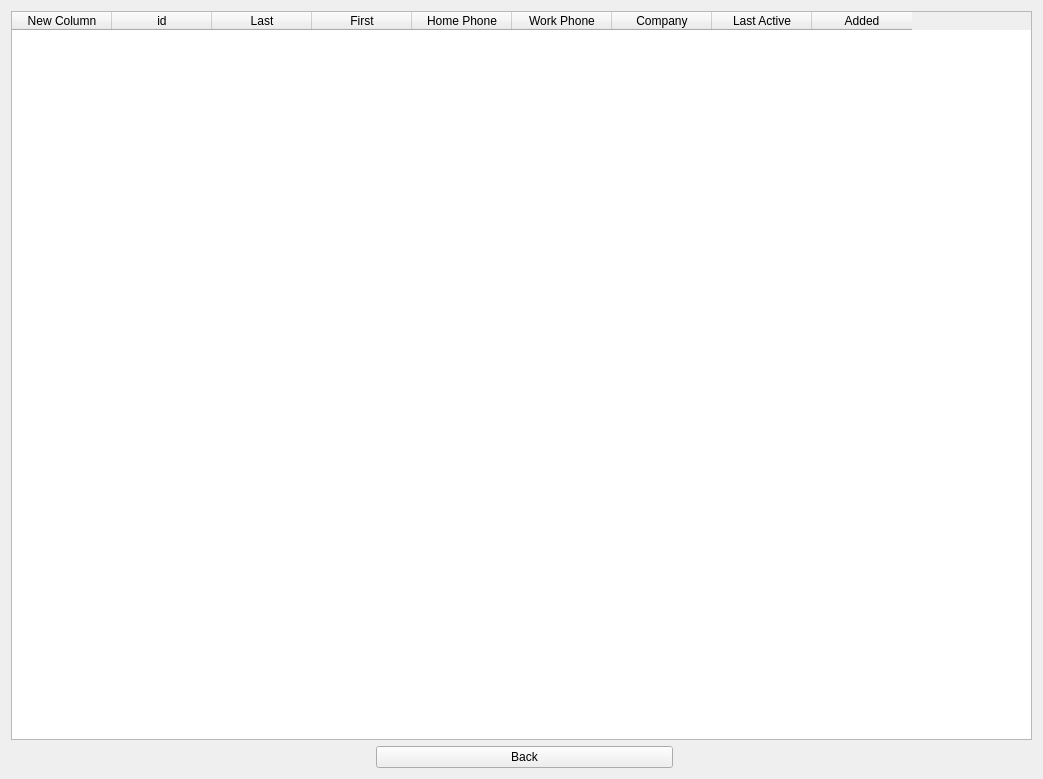
<?xml version="1.0" encoding="UTF-8"?>
<ui version="4.0">
 <class>Form</class>
 <widget class="QWidget" name="Form">
  <property name="geometry">
   <rect>
    <x>0</x>
    <y>0</y>
    <width>1043</width>
    <height>779</height>
   </rect>
  </property>
  <property name="windowTitle">
   <string>Form</string>
  </property>
  <layout class="QGridLayout" name="gridLayout">
   <item row="0" column="0" colspan="4">
    <widget class="QTableWidget" name="data_table">
     <column>
      <property name="text">
       <string>New Column</string>
      </property>
     </column>
     <column>
      <property name="text">
       <string>id</string>
      </property>
     </column>
     <column>
      <property name="text">
       <string>Last</string>
      </property>
     </column>
     <column>
      <property name="text">
       <string>First</string>
      </property>
     </column>
     <column>
      <property name="text">
       <string>Home Phone</string>
      </property>
     </column>
     <column>
      <property name="text">
       <string>Work Phone</string>
      </property>
     </column>
     <column>
      <property name="text">
       <string>Company</string>
      </property>
     </column>
     <column>
      <property name="text">
       <string>Last Active</string>
      </property>
     </column>
     <column>
      <property name="text">
       <string>Added</string>
      </property>
     </column>
    </widget>
   </item>
   <item row="1" column="0">
    <spacer name="horizontalSpacer_2">
     <property name="orientation">
      <enum>Qt::Horizontal</enum>
     </property>
     <property name="sizeType">
      <enum>QSizePolicy::Expanding</enum>
     </property>
     <property name="sizeHint" stdset="0">
      <size>
       <width>353</width>
       <height>20</height>
      </size>
     </property>
    </spacer>
   </item>
   <item row="1" column="3">
    <spacer name="horizontalSpacer">
     <property name="orientation">
      <enum>Qt::Horizontal</enum>
     </property>
     <property name="sizeType">
      <enum>QSizePolicy::Expanding</enum>
     </property>
     <property name="sizeHint" stdset="0">
      <size>
       <width>353</width>
       <height>20</height>
      </size>
     </property>
    </spacer>
   </item>
   <item row="1" column="2">
    <widget class="QPushButton" name="back_btn">
     <property name="sizePolicy">
      <sizepolicy hsizetype="Expanding" vsizetype="Fixed">
       <horstretch>0</horstretch>
       <verstretch>0</verstretch>
      </sizepolicy>
     </property>
     <property name="text">
      <string>Back</string>
     </property>
    </widget>
   </item>
  </layout>
 </widget>
 <resources/>
 <connections/>
</ui>
